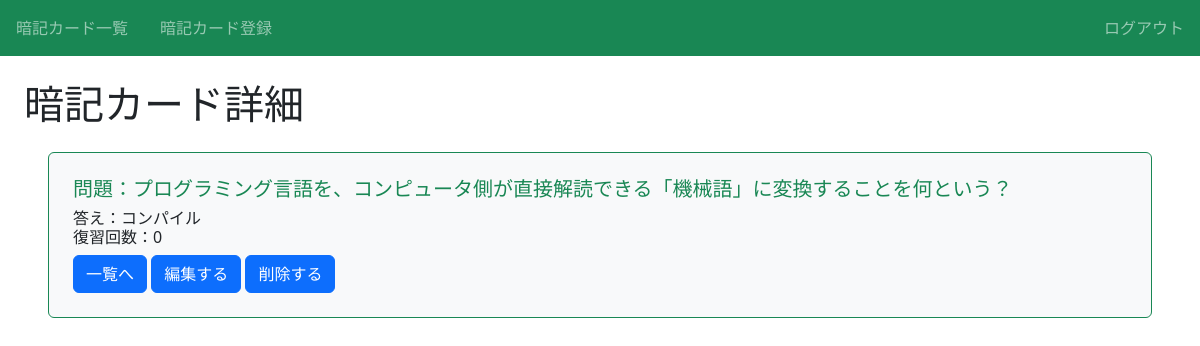
The app's page /card/card/32/detail (signed in) with its own data.
### card/models.py (models this page shows, shortened)
class Card(models.Model):
  created_at = models.DateTimeField('登録日時', auto_now_add=True)
  updated_at = models.DateTimeField('更新日時', auto_now=True)
  review = models.IntegerField('復習回数',default = 0)
  review_count = models.IntegerField('やり直し回数',default = 0)
  question = models.TextField('問題',default='問題')
  answer_fake1 = models.CharField('選択肢1',max_length=100,default='選択肢1')
  answer_fake2 = models.CharField('選択肢2',max_length=100,default='選択肢2')
  answer = models.CharField('回答',max_length=100,default='回答')
  user = models.ForeignKey('auth.User', on_delete=models.CASCADE)
  category = models.CharField(
              max_length=100,
              choices = CATEGORY
  )

### card/views.py (the view)
# urls.py: path('card/<int:pk>/detail', views.DetailCardView.as_view(), name='detail-card'),
class DetailCardView(LoginRequiredMixin, DetailView):
  template_name = 'card/card_detail.html'
  model = Card
  success_url = reverse_lazy('list-card')

### card/templates/card/card_detail.html (shortened to what this page needs)
{% extends 'base.html' %}
{% block h1 %}暗記カード詳細{% endblock %}
{% block content %}
  <div class="p-4 m-4 bg-light border border-success rounded">
    <h5 class="text-success">問題：{{ object.question }}</h2>
    <h6 class="card-title">答え：{{ object.answer }}</h6>
    <h6 class="card-review">復習回数：{{ object.review }}</h6>
    <a href="{% url 'list-card' %}" class="btn btn-primary">一覧へ</a>
    <a href="{% url 'update-card' object.pk %}" class="btn btn-primary">編集する</a>
    <a href="{% url 'delete-card' object.pk %}" class="btn btn-primary">削除する</a>
  </div>
{% endblock content%}

### records on screen
Card: question "プログラミング言語を、コンピュータ側が直接解読できる「機械語」に変換することを何という？", answer "コンパイル", review "0"
